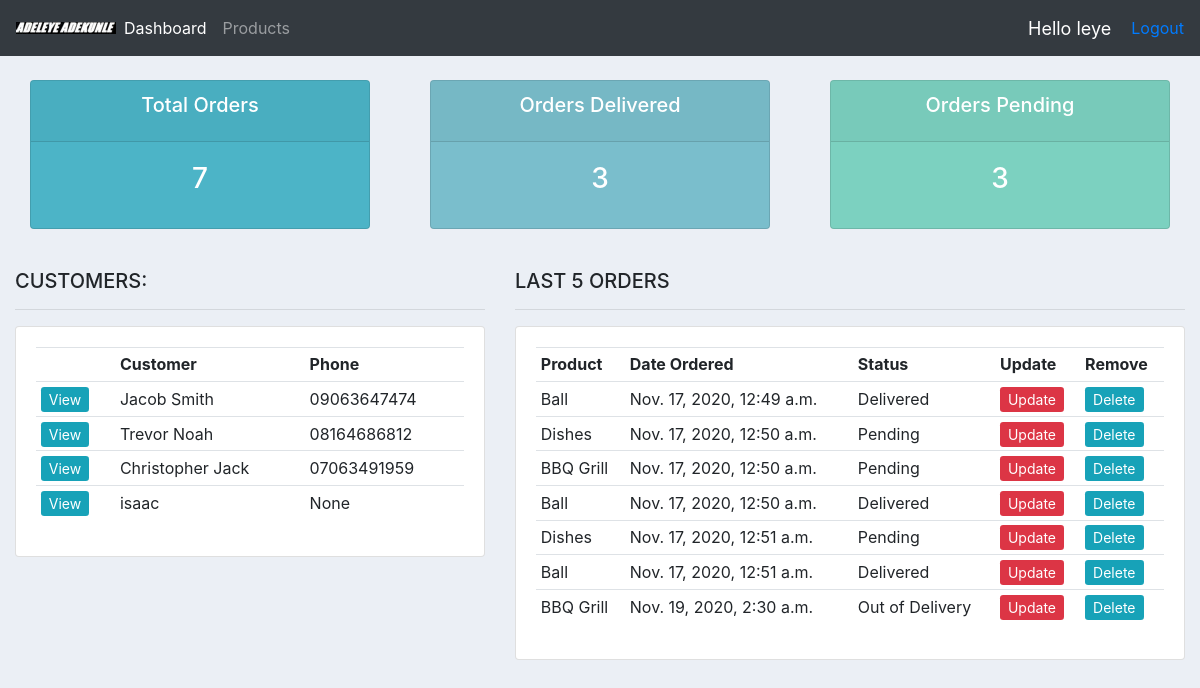
The app's page / (signed in) with its own data.
### accounts/models.py (models this page shows, shortened)
class Customer(models.Model):
    user = models.OneToOneField(User, null=True, blank=True, on_delete=models.SET_NULL)
    name = models.CharField(max_length=90, null=True)
    phone = models.CharField(max_length=40, null=True)
    email = models.EmailField(null=True)
    profile_pic = models.ImageField(blank=True, null=True)

class Order(models.Model):
    STATUS = (
        ("Pending", "Pending"),
        ("Delivered", "Delivered"),
        ("Out of Delivery", "Out of Delivery"),
    )
    customer = models.ForeignKey(Customer, null=True, on_delete=models.CASCADE)
    product = models.ForeignKey(Product, null=True, on_delete=models.CASCADE)
    status = models.CharField(max_length=40, null=True, choices=STATUS, default="Pending")
    date_created = models.DateTimeField(null=True, auto_now_add=True)

class Product(models.Model):
    CATEGORY = (
        ("Indoor", "Indoor"),
        ("Outdoor", "Outdoor"),
    )
    product = models.CharField(max_length=50, null=True)
    price = models.FloatField(null=True)
    category = models.CharField(max_length=30, null=True, choices=CATEGORY)
    date_created = models.DateTimeField(auto_now_add=True)

### accounts/decorators.py (the view)
    def wrapper_func(request, *args, **kwargs):
        group = None
        if request.user.groups.exists():
            group = request.user.groups.all()[0].name
        if group == "admin":
            return view_func(request, *args, **kwargs)
        if group == "customer":
            return redirect("accounts:user-page")

### accounts/views.py (called while the page is built)
@login_required(login_url="accounts:login")
@admin_only
def customer(request):
    customers = Customer.objects.all()
    orders = Order.objects.all()
    total_orders = orders.count()
    delivered = orders.filter(status="Delivered").count()
    pending = orders.filter(status="Pending").count()
    context = {"customers": customers, "orders": orders, "total_orders": total_orders, "delivered": delivered, "pending": pending}
    return render(request, "accounts/dashboard.html", context)

### accounts/templates/accounts/dashboard.html
{%  extends 'accounts/base.html' %}
{% block content %}
{%  include 'accounts/status.html' %}
<br>
<div class="row">
	<div class="col-md-5">
		<h5>CUSTOMERS:</h5>
		<hr>
		<div class="card card-body">
			<table class="table table-sm">
				<tr>
					<th></th>
					<th>Customer</th>
					<th>Phone</th>
				</tr>
                {% for customer in customers %}
                <tr>
					<td><a href="{% url 'accounts:customer-id' customer.id %}" class="btn-sm btn-info">View</a></td>
                    <td>{{customer.name}}</td>
                    <td>{{customer.phone}}</td>
                </tr>
                {% endfor %}
			</table>
		</div>
	</div>
	<div class="col-md-7">
		<h5>LAST 5 ORDERS</h5>
		<hr>
		<div class="card card-body">
			<table class="table table-sm">
				<tr>
					<th>Product</th>
					<th>Date Ordered</th>
					<th>Status</th>
					<th>Update</th>
					<th>Remove</th>
				</tr>
				{% for order in orders %}
				<tr>
					<td>{{order.product.product}}</td>
					<td>{{order.date_created}}</td>
					<td>{{order.status}}</td>
					<td><a href="{% url 'accounts:update-order' order.id %}" class="btn-sm btn-danger">Update</a> </td>
					<td><a href="{% url 'accounts:delete-order' order.id %}" class=" btn-sm btn-info">Delete</a></td>
				</tr>
				{% endfor %}
			</table>
		</div>
	</div>
</div>
{% endblock %}

### accounts/templates/accounts/base.html (shortened to what this page needs)
<!DOCTYPE html>
{% load static %}
<html>
<head>
    <link rel="stylesheet" href="https://stackpath.bootstrapcdn.com/bootstrap/4.3.1/css/bootstrap.min.css">
    <link rel="stylesheet" type="text/css" href="{% static '/css/base.css' %}">
</head>
<body>
{% include "accounts/navbar.html" %}
<div class="container-fluid">
    {% block content %}
    {% endblock %}
</div>
</body>
</html>

### accounts/templates/accounts/navbar.html (shortened to what this page needs)
{% load static %}
<nav class="navbar navbar-expand-lg navbar-dark bg-dark">
    <img src="{% static '/images/adekunle.jpg' %}">
    {% if request.user.is_staff %}
    <div class="collapse navbar-collapse" id="navbarNavAltMarkup">
        <div class="navbar-nav">
            <a class="nav-item nav-link active" href="{% url 'accounts:dashboard' %}">Dashboard <span class="sr-only">(current)</span></a>
            <a class="nav-item nav-link" href="{% url 'accounts:products' %}">Products</a>
        </div>
    </div>
    {% else %}
    <div class="collapse navbar-collapse">
        <div>
            <a class="nav-item nav-link" href="{% url 'accounts:settings' %}">Settings</a>
        </div>
    </div>
    {% endif %}
    <span id="hello-msg">Hello {{request.user}}</span>
    <span> <a href="{% url 'accounts:logout' %}">Logout</a></span>
</nav>

### accounts/templates/accounts/status.html
<br>
<div class="row">
	<div class="col">
		<div class="col-md">
			<div class="card text-center text-white  mb-3" id="total-orders">
			  	<div class="card-header">
			  		<h5 class="card-title">Total Orders</h5>
			  	</div>
			  	<div class="card-body">
			    	<h3 class="card-title">{{ total_orders }}</h3>
			  	</div>
			</div>
		</div>
	</div>
	<div class="col">
		<div class="col-md">
			<div class="card text-center text-white  mb-3" id="orders-delivered">
			  	<div class="card-header">
			  		<h5 class="card-title">Orders Delivered</h5>
			  	</div>
			  	<div class="card-body">
			    	<h3 class="card-title">{{ delivered }}</h3>
			  	</div>
			</div>
		</div>
	</div>
	<div class="col">
		<div class="col-md">
			<div class="card text-center text-white  mb-3" id="orders-pending">
			  	<div class="card-header">
			  		<h5 class="card-title">Orders Pending</h5>
			  	</div>
			  	<div class="card-body">
			    	<h3 class="card-title">{{ pending }}</h3>
			  	</div>
			</div>
		</div>
	</div>
</div>

### static/css/base.css (style rules this page uses)
body { background-color: #ebeff5; }
#total-orders { background-color: #4cb4c7; }
#orders-delivered { background-color: #7abecc; }
#orders-pending { background-color: #7CD1C0; }

### accounts/templates/accounts/navbar.html (style rules this page uses)
#hello-msg { font-size:18px; color:#fff; margin-right:20px; }

### records on screen
Customer: name "Jacob Smith", phone "09063647474"
Customer: name "Trevor Noah", phone "08164686812"
Customer: name "Christopher Jack", phone "07063491959"
Customer: name "isaac", phone "None"
Order: product.product "Ball", date_created "Nov. 17, 2020, 12:49 a.m.", status "Delivered"
Order: product.product "Dishes", date_created "Nov. 17, 2020, 12:50 a.m.", status "Pending"
Order: product.product "BBQ Grill", date_created "Nov. 17, 2020, 12:50 a.m.", status "Pending"
Order: product.product "Ball", date_created "Nov. 17, 2020, 12:50 a.m.", status "Delivered"
Order: product.product "Dishes", date_created "Nov. 17, 2020, 12:51 a.m.", status "Pending"
Order: product.product "Ball", date_created "Nov. 17, 2020, 12:51 a.m.", status "Delivered"
Order: product.product "BBQ Grill", date_created "Nov. 19, 2020, 2:30 a.m.", status "Out of Delivery"

### other values on screen
{{ request.user }} "leye"
{{ total_orders }} "7"
{{ delivered }} "3"
{{ pending }} "3"
